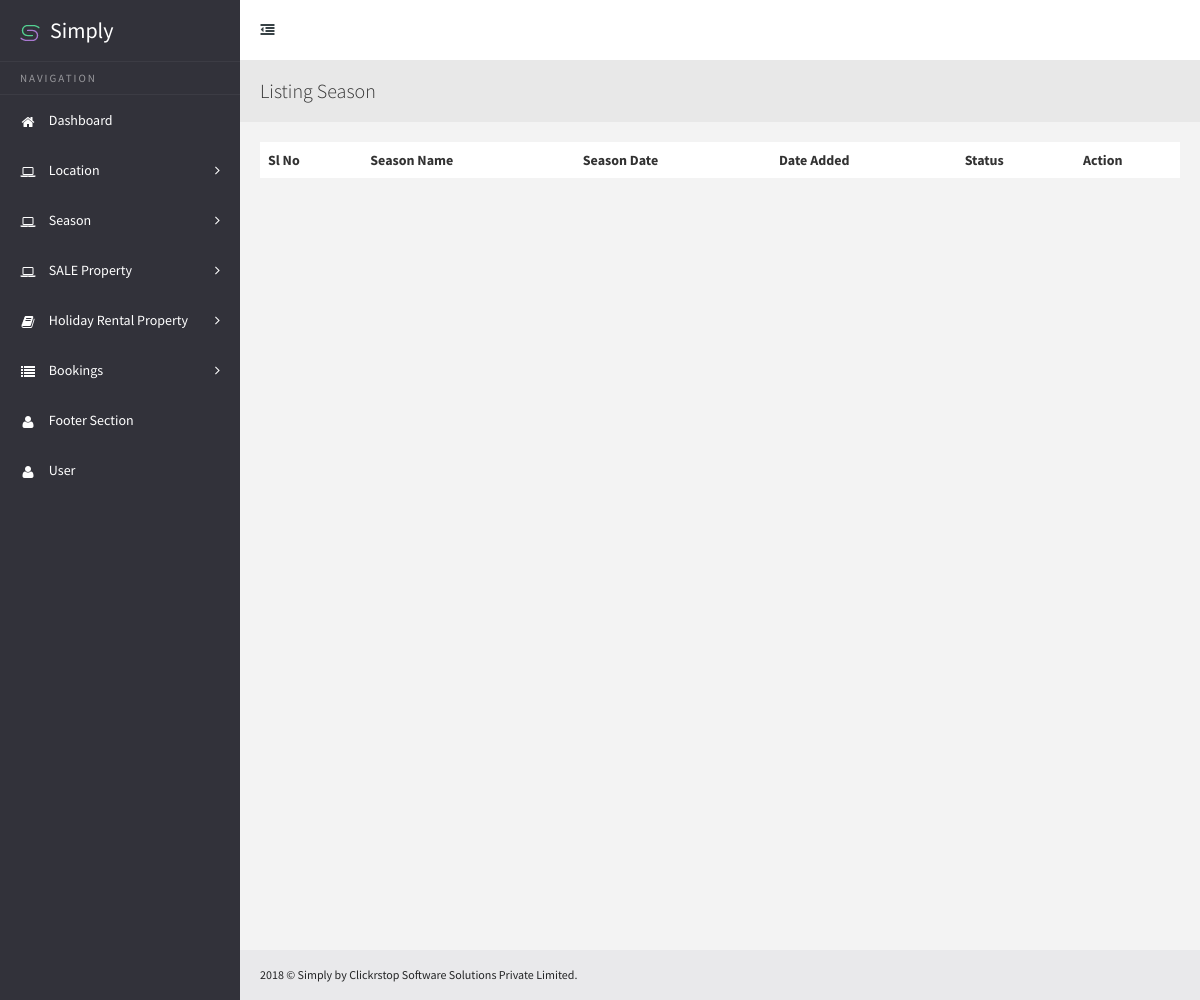
/Simply-Perigord/admin/index.php/listing_season, run on an earlier commit of the app's database.
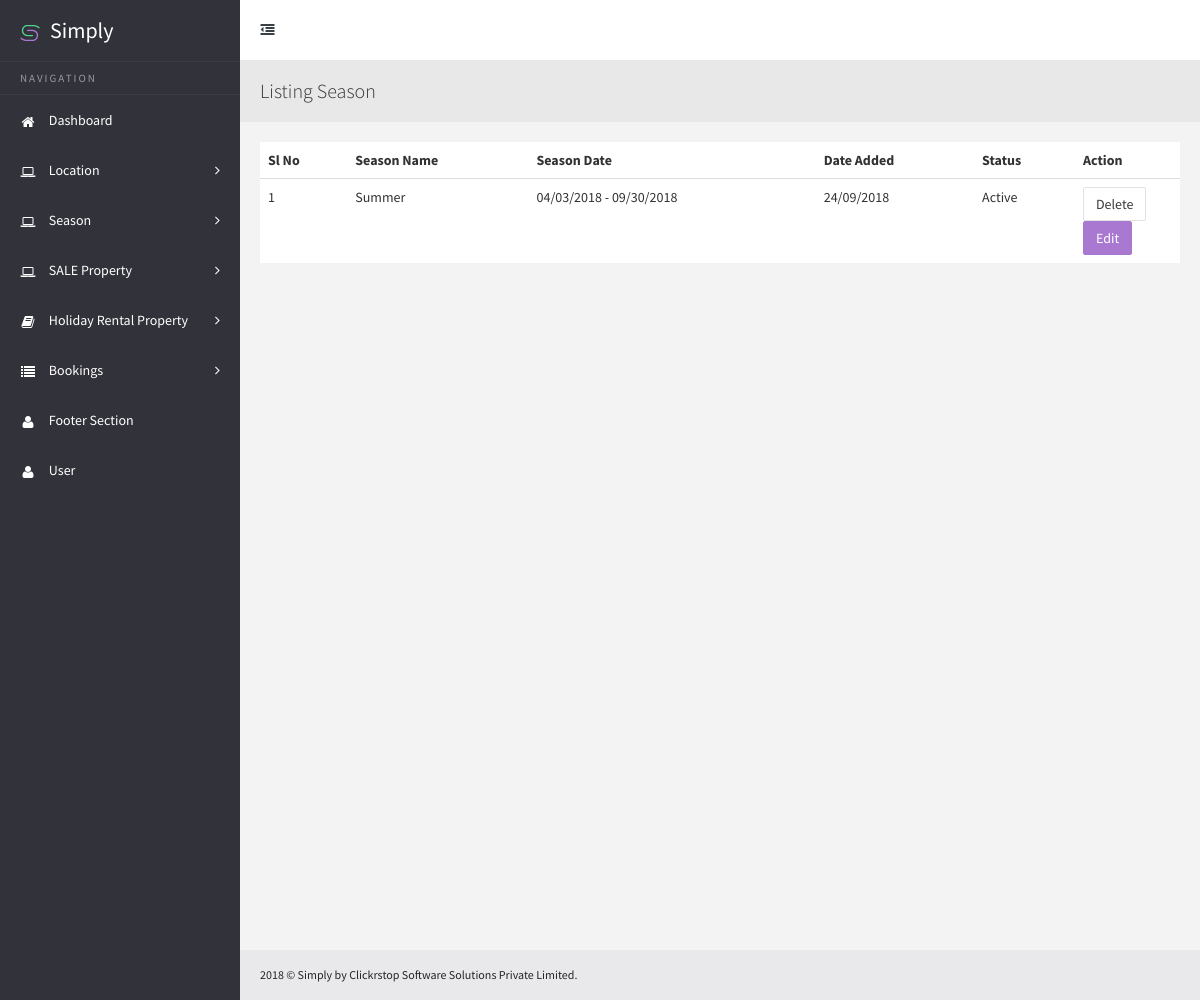
And on a later commit of the database.
### tables this page shows
CREATE TABLE IF NOT EXISTS `season` (
  `season_id` int(255) NOT NULL AUTO_INCREMENT,
  `season_name` varchar(255) NOT NULL,
  `date_from` varchar(255) NOT NULL,
  `date_to` varchar(255) NOT NULL,
  `status` varchar(255) NOT NULL,
  `date_added` varchar(255) NOT NULL,
  PRIMARY KEY (`season_id`)
);

### Simply-Perigord/admin/application/controllers/Listing_season.php (called while the page is built, shortened)
<?php
class Listing_season extends CI_Controller {
	public function index()
	{
		$this->load->model('listing_season_m');
		$data['get_all_season'] = $this->listing_season_m->fetch_season();
		$this->load->view('listing_season',$data);
	}
}

### Simply-Perigord/admin/index.php (called while the page is built, shortened)
<?php
require_once BASEPATH.'core/CodeIgniter.php';

### Simply-Perigord/admin/application/models/Listing_season_m.php (called while the page is built, shortened)
<?php
class Listing_season_m extends CI_Model {
	public function fetch_season()
	{
		$this->db->select('*');
		$this->db->from('season');
		$query = $this->db->get();
		return $query->result();
	}
}

### Simply-Perigord/admin/application/views/listing_season.php (the view, shortened to what this page needs)
<!DOCTYPE html>
<html lang="en">
<head>
    <link href="css/jquery.dataTables.css" rel="stylesheet">
    <link href="css/dataTables.tableTools.css" rel="stylesheet">
    <link href="css/dataTables.colVis.min.css" rel="stylesheet">
    <link href="css/dataTables.responsive.css" rel="stylesheet">
    <link href="css/dataTables.scroller.css" rel="stylesheet">
</head>
<body class="sticky-header">
    <section>
        <div class="body-content" style="min-height: 1000px;">
            <div class="page-head">
                <h3 class="m-b-less">
                    Listing Season
                </h3>
            </div>
            <div class="wrapper">
                <div class="row">
                    <div class="col-sm-12">
                        <section class="panel">
                            <div class="table-responsive">
                                <table class="table colvis-data-table data-table">
                                    <thead>
                                    <tr>
                                        <th>Sl No</th>
                                        <th>Season Name</th>
                                        <th>Season Date</th>
                                        <th>Date Added</th>
                                        <th>Status</th>
                                        <th width="105px;">Action</th>
                                    </tr>
                                    </thead>
                                    <tbody>
                                    <?php
                                        $i = 1;
                                        foreach($get_all_season AS $fetch_each_season){
                                    ?>
                                    <tr>
                                        <td><?php echo $i;?></td>
                                        <td><?php echo ucfirst($fetch_each_season->season_name);?></td>
                                        <td><?php echo $fetch_each_season->date_from;?> - <?php echo $fetch_each_season->date_to;?></td>
                                        <td><?php echo date('d/m/Y',$fetch_each_season->date_added);?></td>
                                        <td><?php
                                            if($fetch_each_season->status == '1'){
                                                echo "Active";
                                            }else{
                                                echo "Inactive";
                                            }
                                        ?></td>
                                        <td>
                                            <a href="<?php echo base_url('listing_season/delete_season_id/');?><?php echo $fetch_each_season->season_id?>" class="btn btn-default">Delete</a>
                                            <a href="<?php echo base_url('edit_season/');?><?php echo $fetch_each_season->season_id?>" class="btn btn-primary">Edit</a>
                                        </td>
                                    </tr>
                                    <?php
                                        $i++;
                                        }
                                    ?>
                                    </tbody>
                                </table>
                            </div>
                        </section>
                    </div>
                </div>
            </div>
        </div>
    </section>
</body>
</html>

What changed in the data, as far as the page shows it:
added season: season_name "Summer", date_from "04/03/2018", date_to "09/30/2018", date_added "24/09/2018", status "Active"
